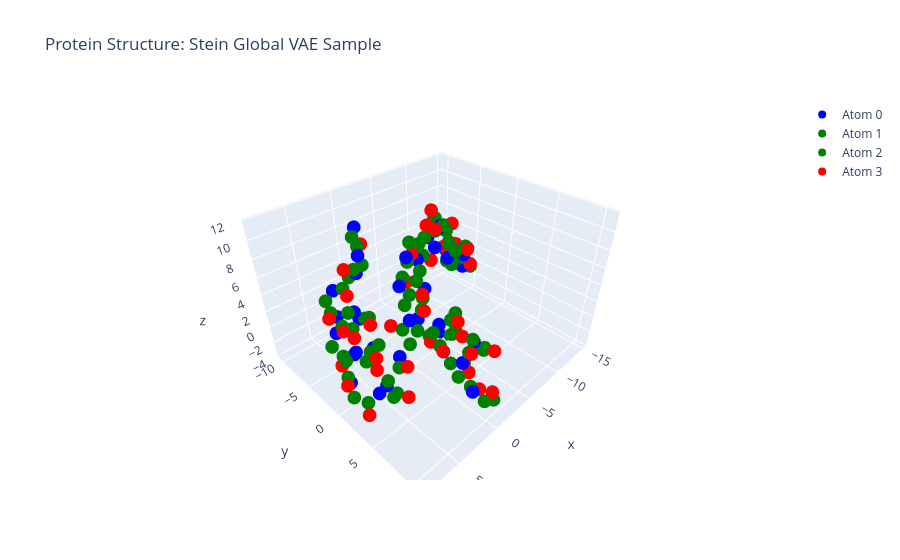

The code cell stored with this chart in its notebook:
### Code cell
d = samples_stein_global[0].reshape((39,4,3))
plot_protein(d, "Stein Global VAE Sample")
